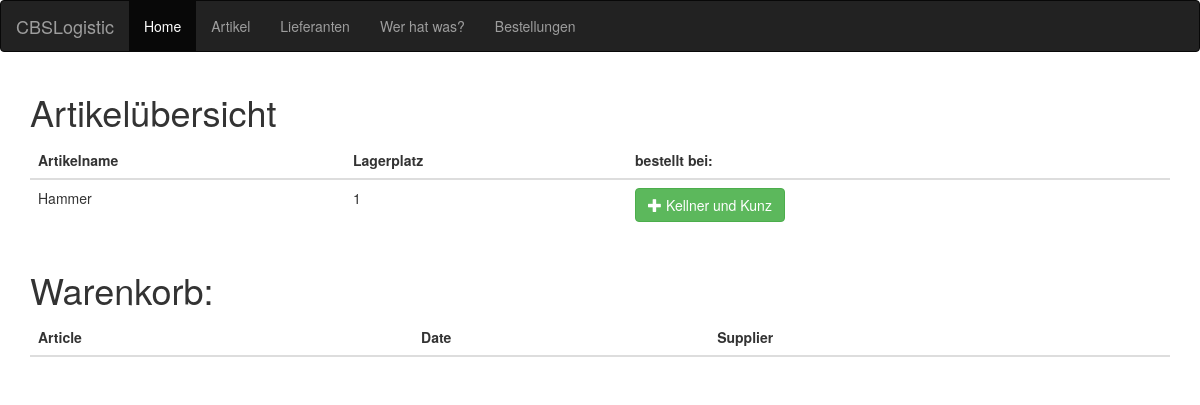
Page /getstatus/ on the committed database.
### warehouse/models.py (models this page shows, shortened)
class Article(models.Model):
    id = models.AutoField(primary_key=True)
    label = models.CharField(max_length=200)
    sensor_no = models.IntegerField()
    sensor_status = models.BooleanField(default=True)
    supplier = models.ManyToManyField(Supplier, through='Detail')
    image = models.ImageField(upload_to='profile_image', blank=True)

class Detail(models.Model):
    id = models.AutoField(primary_key=True)
    article = models.ForeignKey(Article, on_delete=models.CASCADE)
    supplier = models.ForeignKey(Supplier, on_delete=models.CASCADE)
    order_min = models.IntegerField(default=0)
    price = models.ForeignKey(Detailprice, on_delete=models.CASCADE)
    shipment_cost = models.IntegerField(default=0)

class Supplier(models.Model):
    id = models.AutoField(primary_key=True)
    name = models.CharField(max_length=200)
    shipment_cost = models.IntegerField(default=0)
    order_min_value = models.IntegerField(default=0)
    def __str__(self):
        return self.name

### warehouse/views.py (the view, shortened to what this page needs)
# urls.py: path('getstatus/', ArticleListView.as_view(), name='getstatus'),
class ArticleListView(generic.ListView):
    template_name = 'getstatus.html'
    context_object_name = 'all_articles'
    queryset = Article.objects.all()
    def get_context_data(self, **kwargs):
        context = super(ArticleListView, self).get_context_data(**kwargs)
        context['empty_articles'] = Article.objects.filter(sensor_status=True)
        context['all_supplier'] = Supplier.objects.all()
        context['details'] = Detail.objects.filter(article__sensor_status=True)
        context['baskets'] = Orderbasket.objects.filter(ordered='False').order_by('detail__supplier')
        return context

### warehouse/templates/getstatus.html (shortened to what this page needs)
<!DOCTYPE html>
<html lang="en">
<head>
    <link rel="stylesheet" href="https://maxcdn.bootstrapcdn.com/bootstrap/3.3.7/css/bootstrap.min.css">
</head>
<body>
<nav class="navbar navbar-inverse">
  <div class="container-fluid">
    <div class="navbar-header">
      <a class="navbar-brand" href="/getstatus">CBSLogistic</a>
    </div>
    <ul class="nav navbar-nav">
      <li class="active"><a href="/getstatus">Home</a></li>
      <li><a href="/article">Artikel</a></li>
      <li><a href="/supplier">Lieferanten</a></li>
      <li><a href="/getmatrix">Wer hat was?</a></li>
      <li><a href="/order">Bestellungen</a></li>
    </ul>
  </div>
</nav>
<div class="container">
<h1> Artikelübersicht</h1>
<table class="table">
    <thead>
    <tr>
        <th>Artikelname</th>
        <th>Lagerplatz</th>
        <th>bestellt bei:</th>
     </tr>
    </thead>
    <tbody>
    {% for article in empty_articles %}
    <tr>
        <td>{{article.label}}</td>
        <td>{{article.sensor_no}}</td>
        <td>
            <form action="/getstatus/" method="post">
            {% for detail in details %}
                {% if detail.article == article %}
                    <button type="submit" class="btn btn-success" name="detail" value="{{detail.id}}">
                        <span class="glyphicon glyphicon-plus"></span> {{detail.supplier}}
                    </button>
                {% endif %}
            {% endfor %}
            </form>
        </td>
    </tr>
    {% endfor %}
</table>
</div>
<div class="container">
<h1>Warenkorb: </h1>
<table class="table">
    <thead>
    <tr>
        <th>Article</th>
        <th>Date</th>
        <th>Supplier</th>
     </tr>
    </thead>
</table>
</div>
</html>

### rows in the picture
Article: label "Hammer", sensor_no "1"
Detail: {{ detail.id }} 8 (drawn), supplier "Kellner und Kunz"
